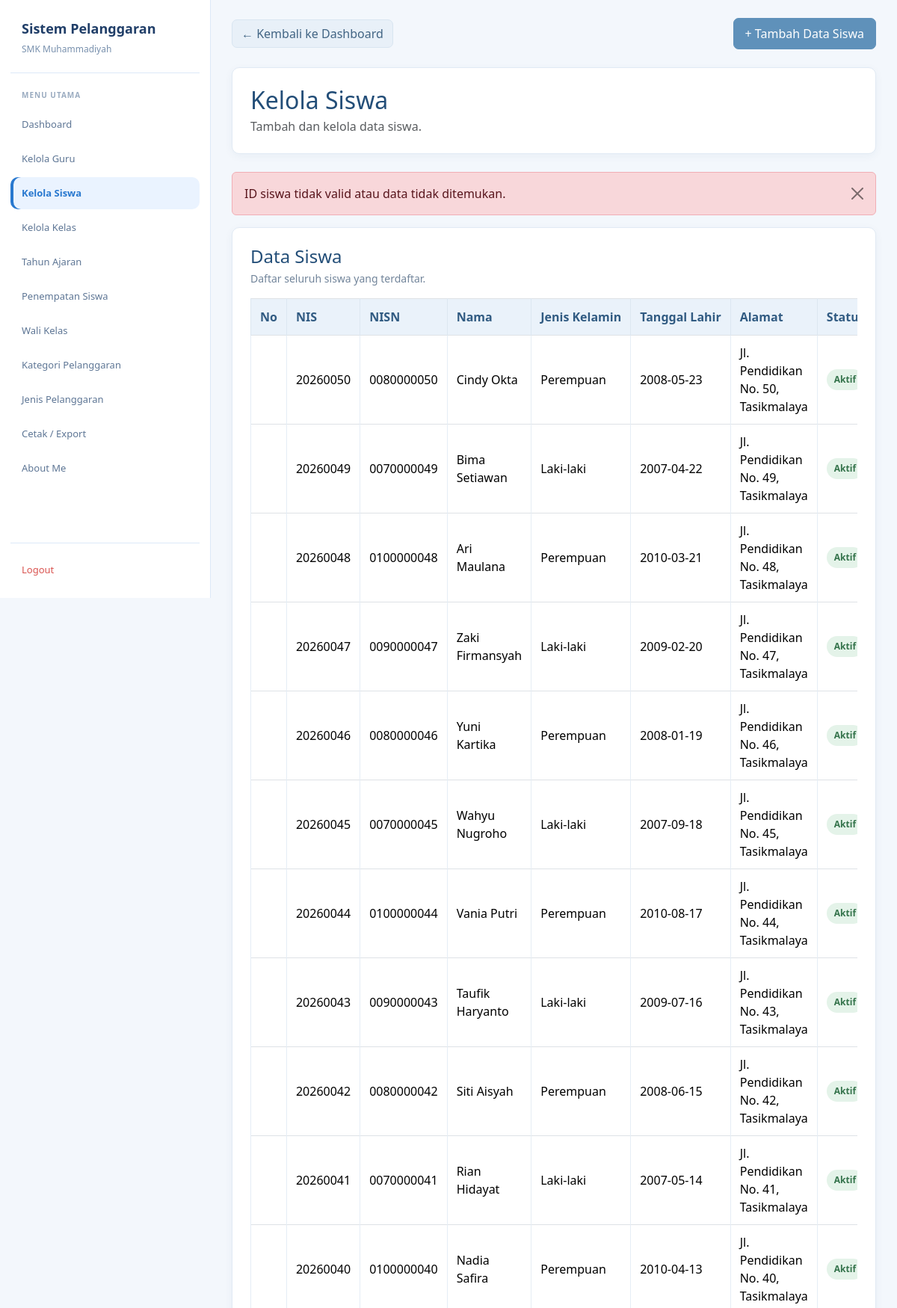
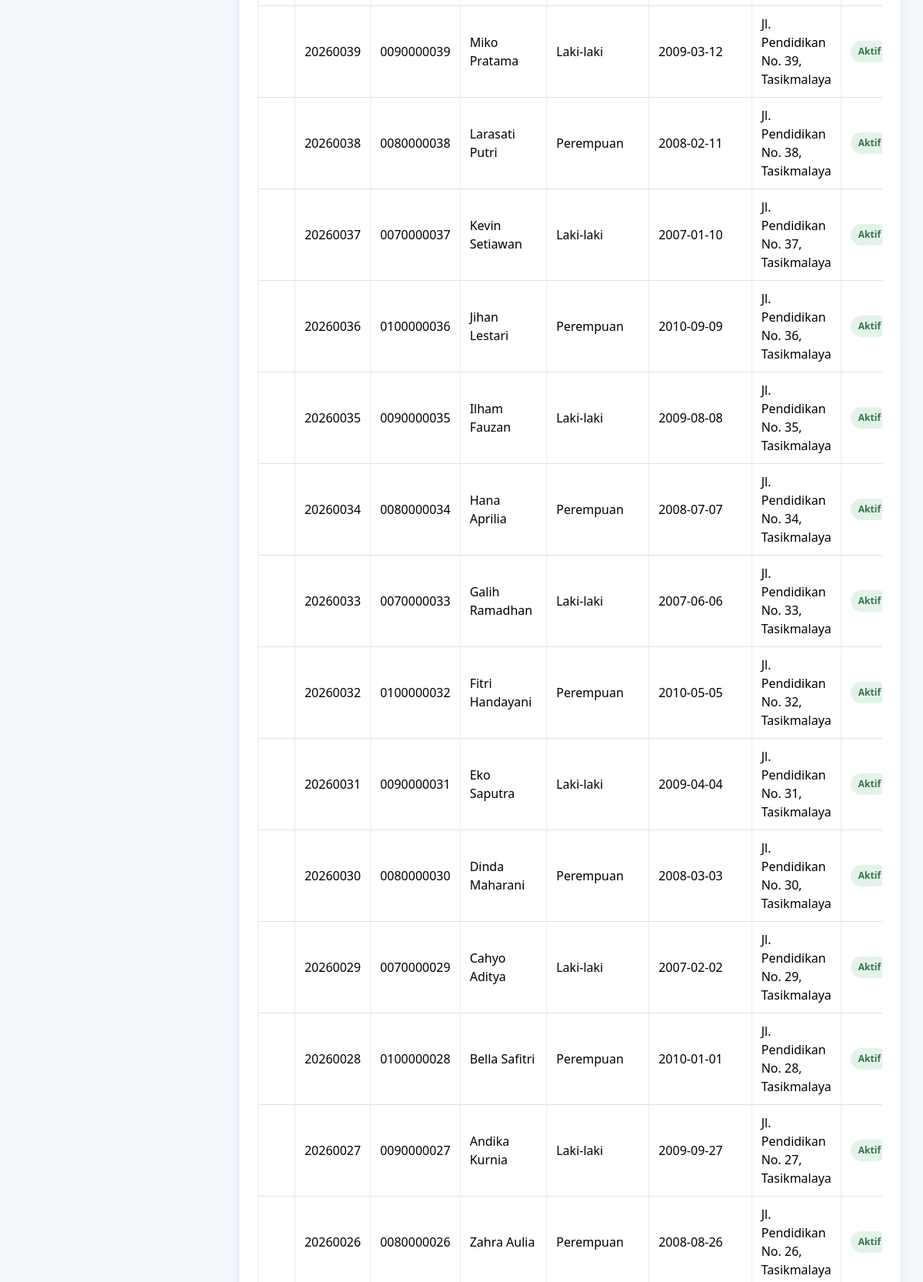
Page /admin/siswa.php?status=id_tidak_valid (signed in, upper part) on the committed database (2 pictures, top to bottom).
### tables this page shows
CREATE TABLE `t_siswa` (
  `id` int(11) NOT NULL,
  `nis` varchar(30) NOT NULL,
  `nisn` varchar(20) NOT NULL,
  `nama` varchar(150) NOT NULL,
  `jenis_kelamin` char(1) NOT NULL,
  `tanggal_lahir` date NOT NULL,
  `alamat` text NOT NULL,
  `status_aktif` tinyint(1) NOT NULL,
  `created_at` timestamp NULL DEFAULT current_timestamp(),
  `update_at` timestamp NULL DEFAULT current_timestamp()
);

### admin/siswa.php (the view, shortened to what this page needs)
<?php
include "../config/koneksi.php";
function e($value): string
{
    return htmlspecialchars((string)($value ?? ''), ENT_QUOTES, 'UTF-8');
}
$pesan = '';
$jenis_pesan = '';
$tampilkan_form = false;
if (isset($_GET['status'])) {
    switch ($_GET['status']) {
        case 'id_tidak_valid':
            $pesan = 'ID siswa tidak valid atau data tidak ditemukan.';
            $jenis_pesan = 'danger';
            break;
    }
}
$query = mysqli_query(
    $koneksi,
    "SELECT * FROM t_siswa ORDER BY id DESC"
);
?>
<!DOCTYPE html>
<html lang="id">
<head>
    <link
        href="https://cdn.jsdelivr.net/npm/bootstrap@5.3.8/dist/css/bootstrap.min.css"
        rel="stylesheet">
    <link
        href="https://cdn.datatables.net/2.3.4/css/dataTables.bootstrap5.min.css"
        rel="stylesheet">
</head>
<body>
<aside class="sidebar">
    <div class="brand">
        <div class="brand-title">Sistem Pelanggaran</div>
        <div class="brand-subtitle">SMK Muhammadiyah</div>
    </div>
    <div class="menu-title">Menu Utama</div>
    <nav class="menu">
        <a href="../dashboard.php" class="menu-link">Dashboard</a>
        <a href="guru.php" class="menu-link">Kelola Guru</a>
        <a href="siswa.php" class="menu-link active">Kelola Siswa</a>
        <a href="kelas.php" class="menu-link">Kelola Kelas</a>
        <a href="tahun_ajaran.php" class="menu-link">Tahun Ajaran</a>
        <a href="penempatan_siswa.php" class="menu-link">Penempatan Siswa</a>
        <a href="wali_kelas.php" class="menu-link">Wali Kelas</a>
        <a href="kategori_pelanggaran.php" class="menu-link">Kategori Pelanggaran</a>
        <a href="jenis_pelanggaran.php" class="menu-link">Jenis Pelanggaran</a>
        <a href="cetak_export.php" class="menu-link">Cetak / Export</a>
        <a href="../about.php" class="menu-link">About Me</a>
    </nav>
    <div class="logout">
        <a href="../logout.php" class="menu-link">Logout</a>
    </div>
</aside>
<main class="main">
    <div class="container py-4">
        <div class="d-flex flex-wrap justify-content-between align-items-center gap-2 mb-4">
            <a href="../dashboard.php" class="btn btn-secondary">
                &larr; Kembali ke Dashboard
            </a>
            <button
                type="button"
                class="btn btn-primary"
                id="btnToggleSiswa"
                aria-expanded="<?= $tampilkan_form ? 'true' : 'false'; ?>"
                aria-controls="formTambahSiswa">
                + Tambah Data Siswa
            </button>
        </div>
        <div class="card mb-4">
            <div class="card-body">
                <h2 class="judul mb-1">Kelola Siswa</h2>
                <p class="text-muted mb-0">
                    Tambah dan kelola data siswa.
                </p>
            </div>
        </div>
        <?php if ($pesan !== ''): ?>
            <div class="alert alert-<?= e($jenis_pesan); ?> alert-dismissible fade show"
                 role="alert">
                <?= e($pesan); ?>
                <button
                    type="button"
                    class="btn-close"
                    data-bs-dismiss="alert"
                    aria-label="Tutup">
                </button>
            </div>
        <?php endif; ?>
        <div class="card">
            <div class="card-body">
                <h4 class="mb-1">Data Siswa</h4>
                <p class="keterangan mb-3">
                    Daftar seluruh siswa yang terdaftar.
                </p>
                <div class="table-responsive">
                    <table
                        id="tabelSiswa"
                        class="table table-bordered table-hover align-middle w-100">
                        <thead>
                            <tr>
                                <th style="width: 60px;">No</th>
                                <th>NIS</th>
                                <th>NISN</th>
                                <th>Nama</th>
                                <th>Jenis Kelamin</th>
                                <th>Tanggal Lahir</th>
                                <th>Alamat</th>
                                <th>Status</th>
                            </tr>
                        </thead>
                        <tbody>
                        <?php if ($query && mysqli_num_rows($query) > 0): ?>
                            <?php while ($siswa = mysqli_fetch_assoc($query)): ?>
                                <tr>
                                    <td></td>
                                    <td><?= e($siswa['nis']); ?></td>
                                    <td><?= e($siswa['nisn']); ?></td>
                                    <td><?= e($siswa['nama']); ?></td>
                                    <td>
                                        <?php
                                        if ($siswa['jenis_kelamin'] === 'L') {
                                            echo 'Laki-laki';
                                        } elseif ($siswa['jenis_kelamin'] === 'P') {
                                            echo 'Perempuan';
                                        } else {
                                            echo '-';
                                        }
                                        ?>
                                    </td>
                                    <td><?= e($siswa['tanggal_lahir']); ?></td>
                                    <td><?= e($siswa['alamat']); ?></td>
                                    <td>
                                        <?php if ((int)$siswa['status_aktif'] === 1): ?>
                                            <span class="status-aktif">Aktif</span>
                                        <?php else: ?>
                                            <span class="status-nonaktif">Tidak Aktif</span>
                                        <?php endif; ?>
                                    </td>
                                </tr>
                            <?php endwhile; ?>
                        <?php endif; ?>
                        </tbody>
                    </table>
                </div>
            </div>
        </div>
    </div>
</main>
</body>
</html>

### admin/siswa.php (style rules this page uses)
:root { --blue: #2878cf; --blue-dark: #203e68; --blue-soft: #eaf3ff; --muted: #7890ad; --line: #dce9f8; }
* { box-sizing: border-box; }
body { margin: 0; background: #f3f7fc; color: #2f435a; font-family: "Segoe UI", Arial, sans-serif; }
a { text-decoration: none; }
.sidebar { position: fixed; left: 0; top: 0; width: 282px; height: 100vh; overflow-y: auto; background: #fff; border-right: 1px solid var(--line); padding: 25px 14px 16px; display: flex; flex-direction: column; z-index: 1000; }
.brand { padding: 0 15px 22px; border-bottom: 1px solid var(--line); margin-bottom: 22px; }
.brand-title { font-size: 18px; font-weight: 700; color: var(--blue-dark); margin-bottom: 5px; }
.brand-subtitle { font-size: 12px; color: var(--muted); }
.menu-title { font-size: 10px; font-weight: 700; color: #9aabc0; letter-spacing: 1px; text-transform: uppercase; margin: 0 15px 10px; }
.menu { display: flex; flex-direction: column; gap: 3px; }
.menu-link { min-height: 43px; display: flex; align-items: center; padding: 10px 15px; border-radius: 10px; color: #5e7695; font-size: 13px; transition: .2s ease; }
.menu-link.active { background: var(--blue-soft); color: var(--blue); font-weight: 600; box-shadow: inset 4px 0 0 var(--blue); }
.logout { margin-top: auto; padding-top: 14px; border-top: 1px solid var(--line); }
.logout .menu-link { color: #d9534f; }
.main { margin-left: 282px; min-height: 100vh; padding: 24px 28px 40px; }
.container { width: 100%; max-width: none !important; margin: 0 auto; padding: 0 !important; }
.judul, h4 { color: #234e78; }
.card { border: 1px solid #e1eaf4 !important; border-radius: 10px; box-shadow: 0 3px 12px rgba(35, 78, 120, .05) !important; }
.card-body { padding: 24px; }
.btn { border-radius: 7px; }
.btn-primary { --bs-btn-color: #fff; --bs-btn-bg: #5f91ba; --bs-btn-border-color: #5f91ba; --bs-btn-hover-color: #fff; --bs-btn-hover-bg: #4b7fa9; --bs-btn-hover-border-color: #4b7fa9; padding: 8px 15px; }
.btn-secondary { --bs-btn-bg: #e8f0f8; --bs-btn-border-color: #d8e5f1; --bs-btn-color: #426584; --bs-btn-hover-bg: #dceaf6; --bs-btn-hover-border-color: #cbddeb; --bs-btn-hover-color: #234e78; }
.table { color: #344b63; vertical-align: middle; margin-bottom: 0; }
.table thead th { background: #eaf2fa; color: #315b82; border-color: #dce7f1; font-weight: 600; padding: 12px; white-space: nowrap; }
.table tbody td { border-color: #e5edf5; padding: 11px 12px; }
.status-aktif, .status-nonaktif { display: inline-block; padding: 5px 10px; border-radius: 20px; font-size: 12px; font-weight: 600; white-space: nowrap; }
.status-aktif { background: #e4f3e9; color: #34734b; }
.keterangan { color: #71849a; font-size: 14px; }
.table-responsive { width: 100%; }

### rows in the picture
t_siswa: nis "20260050", nisn "0080000050", nama "Cindy Okta", jenis_kelamin "Perempuan", tanggal_lahir "2008-05-23", alamat "Jl. Pendidikan No. 50, Tasikmalaya", status_aktif "Aktif"
t_siswa: nis "20260049", nisn "0070000049", nama "Bima Setiawan", jenis_kelamin "Laki-laki", tanggal_lahir "2007-04-22", alamat "Jl. Pendidikan No. 49, Tasikmalaya", status_aktif "Aktif"
t_siswa: nis "20260048", nisn "0100000048", nama "Ari Maulana", jenis_kelamin "Perempuan", tanggal_lahir "2010-03-21", alamat "Jl. Pendidikan No. 48, Tasikmalaya", status_aktif "Aktif"
t_siswa: nis "20260047", nisn "0090000047", nama "Zaki Firmansyah", jenis_kelamin "Laki-laki", tanggal_lahir "2009-02-20", alamat "Jl. Pendidikan No. 47, Tasikmalaya", status_aktif "Aktif"
t_siswa: nis "20260046", nisn "0080000046", nama "Yuni Kartika", jenis_kelamin "Perempuan", tanggal_lahir "2008-01-19", alamat "Jl. Pendidikan No. 46, Tasikmalaya", status_aktif "Aktif"
t_siswa: nis "20260045", nisn "0070000045", nama "Wahyu Nugroho", jenis_kelamin "Laki-laki", tanggal_lahir "2007-09-18", alamat "Jl. Pendidikan No. 45, Tasikmalaya", status_aktif "Aktif"
t_siswa: nis "20260044", nisn "0100000044", nama "Vania Putri", jenis_kelamin "Perempuan", tanggal_lahir "2010-08-17", alamat "Jl. Pendidikan No. 44, Tasikmalaya", status_aktif "Aktif"
t_siswa: nis "20260043", nisn "0090000043", nama "Taufik Haryanto", jenis_kelamin "Laki-laki", tanggal_lahir "2009-07-16", alamat "Jl. Pendidikan No. 43, Tasikmalaya", status_aktif "Aktif"
t_siswa: nis "20260042", nisn "0080000042", nama "Siti Aisyah", jenis_kelamin "Perempuan", tanggal_lahir "2008-06-15", alamat "Jl. Pendidikan No. 42, Tasikmalaya", status_aktif "Aktif"
t_siswa: nis "20260041", nisn "0070000041", nama "Rian Hidayat", jenis_kelamin "Laki-laki", tanggal_lahir "2007-05-14", alamat "Jl. Pendidikan No. 41, Tasikmalaya", status_aktif "Aktif"
t_siswa: nis "20260040", nisn "0100000040", nama "Nadia Safira", jenis_kelamin "Perempuan", tanggal_lahir "2010-04-13", alamat "Jl. Pendidikan No. 40, Tasikmalaya", status_aktif "Aktif"
t_siswa: nis "20260039", nisn "0090000039", nama "Miko Pratama", jenis_kelamin "Laki-laki", tanggal_lahir "2009-03-12", alamat "Jl. Pendidikan No. 39, Tasikmalaya", status_aktif "Aktif"
t_siswa: nis "20260038", nisn "0080000038", nama "Larasati Putri", jenis_kelamin "Perempuan", tanggal_lahir "2008-02-11", alamat "Jl. Pendidikan No. 38, Tasikmalaya", status_aktif "Aktif"
t_siswa: nis "20260037", nisn "0070000037", nama "Kevin Setiawan", jenis_kelamin "Laki-laki", tanggal_lahir "2007-01-10", alamat "Jl. Pendidikan No. 37, Tasikmalaya", status_aktif "Aktif"
t_siswa: nis "20260036", nisn "0100000036", nama "Jihan Lestari", jenis_kelamin "Perempuan", tanggal_lahir "2010-09-09", alamat "Jl. Pendidikan No. 36, Tasikmalaya", status_aktif "Aktif"
t_siswa: nis "20260035", nisn "0090000035", nama "Ilham Fauzan", jenis_kelamin "Laki-laki", tanggal_lahir "2009-08-08", alamat "Jl. Pendidikan No. 35, Tasikmalaya", status_aktif "Aktif"
t_siswa: nis "20260034", nisn "0080000034", nama "Hana Aprilia", jenis_kelamin "Perempuan", tanggal_lahir "2008-07-07", alamat "Jl. Pendidikan No. 34, Tasikmalaya", status_aktif "Aktif"
t_siswa: nis "20260033", nisn "0070000033", nama "Galih Ramadhan", jenis_kelamin "Laki-laki", tanggal_lahir "2007-06-06", alamat "Jl. Pendidikan No. 33, Tasikmalaya", status_aktif "Aktif"
t_siswa: nis "20260032", nisn "0100000032", nama "Fitri Handayani", jenis_kelamin "Perempuan", tanggal_lahir "2010-05-05", alamat "Jl. Pendidikan No. 32, Tasikmalaya", status_aktif "Aktif"
t_siswa: nis "20260031", nisn "0090000031", nama "Eko Saputra", jenis_kelamin "Laki-laki", tanggal_lahir "2009-04-04", alamat "Jl. Pendidikan No. 31, Tasikmalaya", status_aktif "Aktif"
t_siswa: nis "20260030", nisn "0080000030", nama "Dinda Maharani", jenis_kelamin "Perempuan", tanggal_lahir "2008-03-03", alamat "Jl. Pendidikan No. 30, Tasikmalaya", status_aktif "Aktif"
t_siswa: nis "20260029", nisn "0070000029", nama "Cahyo Aditya", jenis_kelamin "Laki-laki", tanggal_lahir "2007-02-02", alamat "Jl. Pendidikan No. 29, Tasikmalaya", status_aktif "Aktif"
t_siswa: nis "20260028", nisn "0100000028", nama "Bella Safitri", jenis_kelamin "Perempuan", tanggal_lahir "2010-01-01", alamat "Jl. Pendidikan No. 28, Tasikmalaya", status_aktif "Aktif"
t_siswa: nis "20260027", nisn "0090000027", nama "Andika Kurnia", jenis_kelamin "Laki-laki", tanggal_lahir "2009-09-27", alamat "Jl. Pendidikan No. 27, Tasikmalaya", status_aktif "Aktif"
t_siswa: nis "20260026", nisn "0080000026", nama "Zahra Aulia", jenis_kelamin "Perempuan", tanggal_lahir "2008-08-26", alamat "Jl. Pendidikan No. 26, Tasikmalaya", status_aktif "Aktif"

### other values in the picture
$pesan "ID siswa tidak valid atau data tidak ditemukan."
